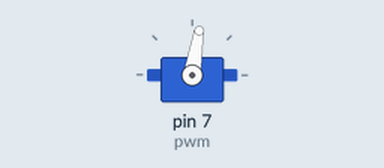
This program was run on a simulated Raspberry Pi (header pin numbers). Parts: servo. Servo angles are drawn from the pulse width (0.5 ms = 0°, 2.5 ms = 180°). At 4.0 s the program stops and its outputs stay as they are.

Above: at 0.1 s.
At 2.1 s:
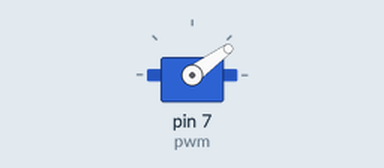
At 3.1 s:
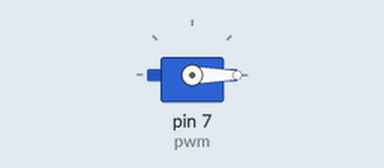
Timing chart, 0 to 4.6 s (numbered marks = the images above):
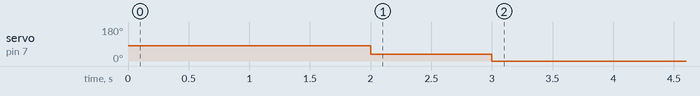

Measured:
- by itself, servo on pin 7 (pwm): 81° → 36° at 2.0 s, → 0° 1.0 s later

The program:

ServoMotor.py
```python
import RPi.GPIO as GPIO
from time import sleep
GPIO.setwarnings(False)
GPIO.setmode(GPIO.BOARD)
GPIO.setup(7, GPIO.OUT)
pwm=GPIO.PWM(7, 50)
pwm.start(0)
def setAngle(angle):
    duty = angle / 18 + 2
    GPIO.output(7, True)
    pwm.ChangeDutyCycle(duty)
    sleep(1)
    GPIO.output(7, False)
    pwm.ChangeDutyCycle(0)
setAngle(90)
sleep(1)
setAngle(45)
sleep(0)
setAngle(0)
pwm.stop()
GPIO.cleanup()
```
